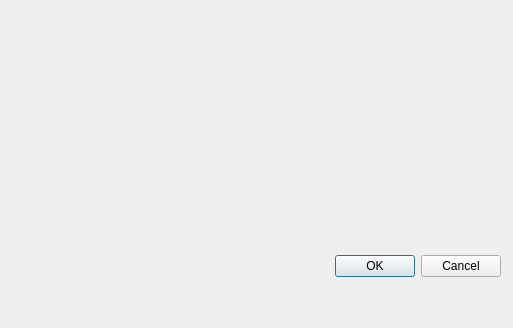
<?xml version="1.0" encoding="UTF-8"?>
<ui version="4.0">
 <class>Dialog</class>
 <widget class="QDialog" name="Dialog">
  <property name="geometry">
   <rect>
    <x>0</x>
    <y>0</y>
    <width>513</width>
    <height>328</height>
   </rect>
  </property>
  <property name="windowTitle">
   <string>Dialog</string>
  </property>
  <widget class="QDialogButtonBox" name="buttonBox">
   <property name="geometry">
    <rect>
     <x>160</x>
     <y>250</y>
     <width>341</width>
     <height>32</height>
    </rect>
   </property>
   <property name="orientation">
    <enum>Qt::Horizontal</enum>
   </property>
   <property name="standardButtons">
    <set>QDialogButtonBox::Cancel|QDialogButtonBox::Ok</set>
   </property>
  </widget>
 </widget>
 <resources/>
 <connections>
  <connection>
   <sender>buttonBox</sender>
   <signal>accepted()</signal>
   <receiver>Dialog</receiver>
   <slot>accept()</slot>
   <hints>
    <hint type="sourcelabel">
     <x>248</x>
     <y>254</y>
    </hint>
    <hint type="destinationlabel">
     <x>157</x>
     <y>274</y>
    </hint>
   </hints>
  </connection>
  <connection>
   <sender>buttonBox</sender>
   <signal>rejected()</signal>
   <receiver>Dialog</receiver>
   <slot>reject()</slot>
   <hints>
    <hint type="sourcelabel">
     <x>316</x>
     <y>260</y>
    </hint>
    <hint type="destinationlabel">
     <x>286</x>
     <y>274</y>
    </hint>
   </hints>
  </connection>
 </connections>
</ui>
